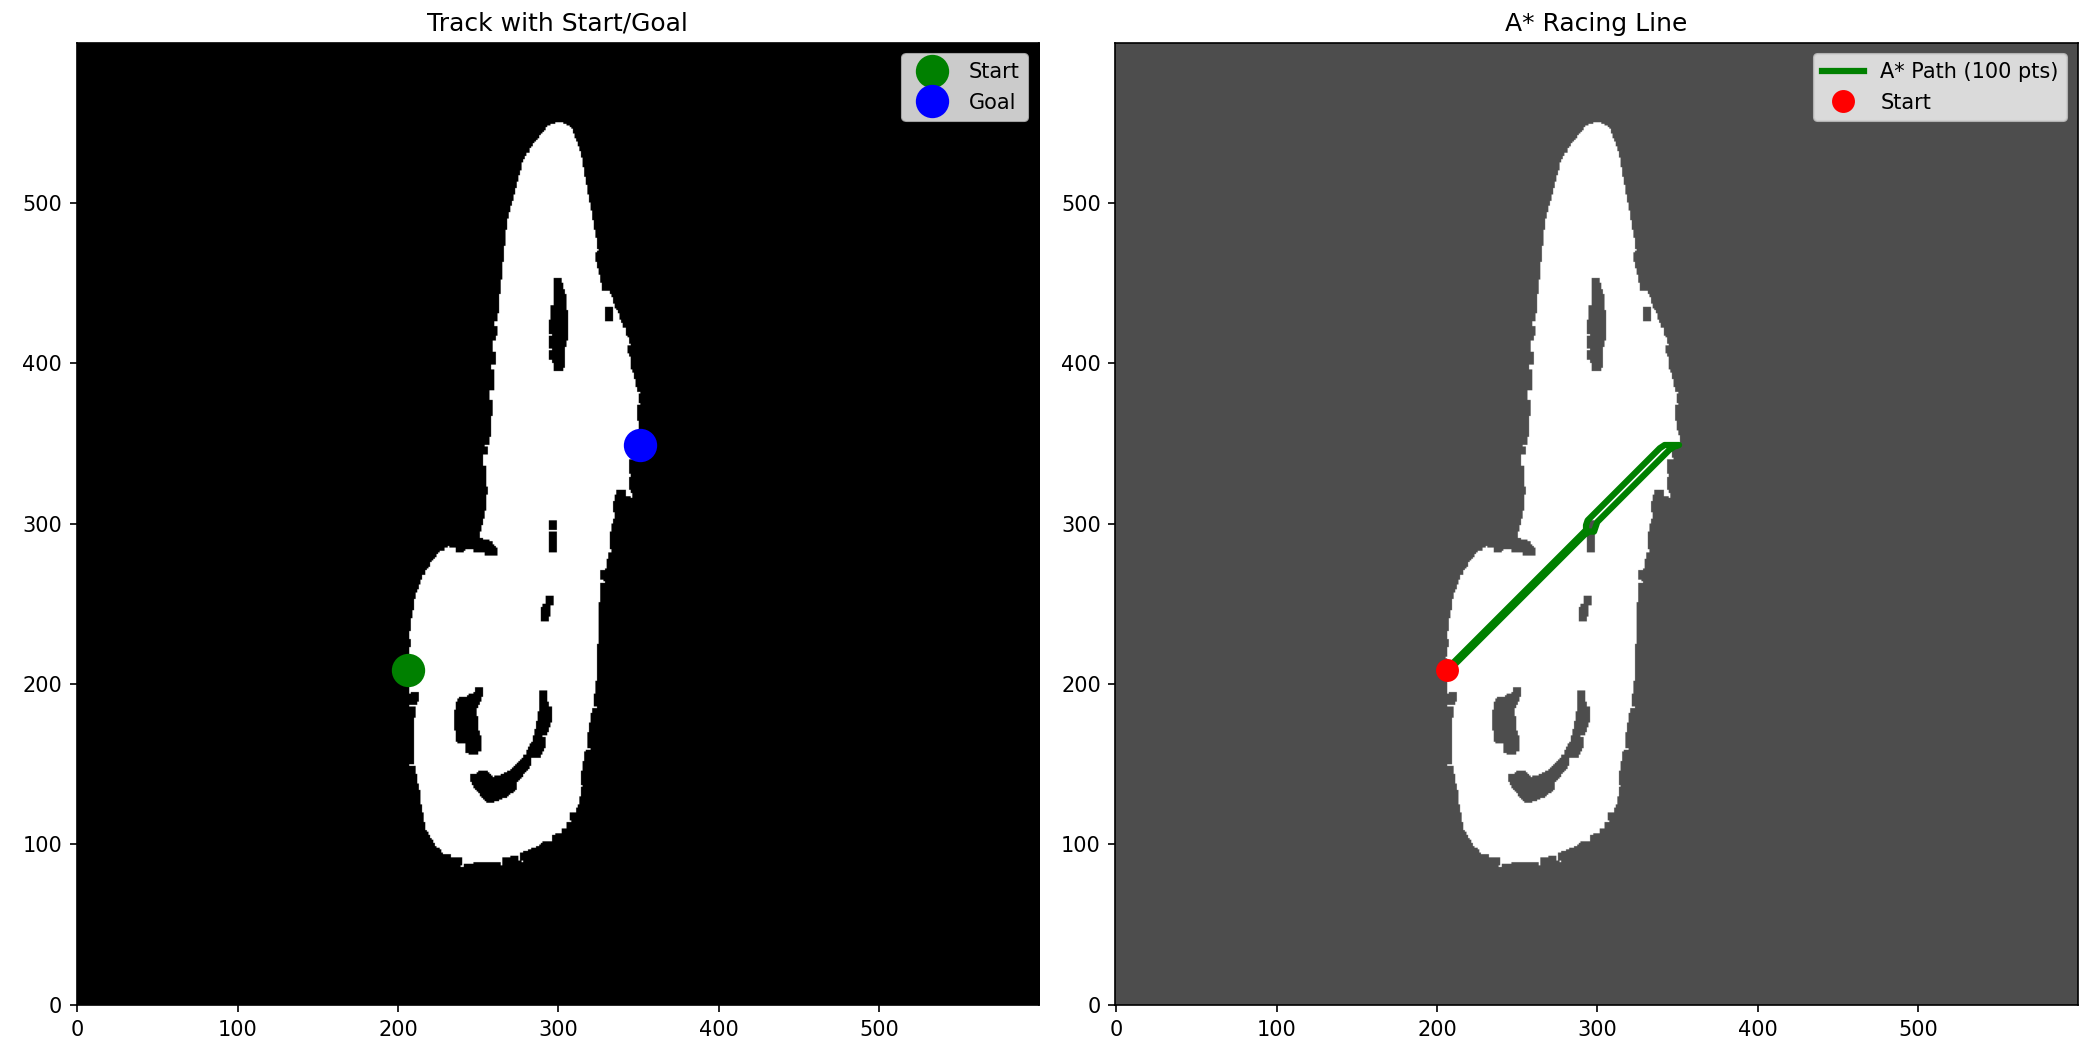

Reproduce this figure in Python.
#!/usr/bin/env python3
"""
Use A* pathfinding to find optimal path around the track!
"""
import numpy as np
import matplotlib.pyplot as plt
from scipy.ndimage import binary_closing
import json
from queue import PriorityQueue

print("Loading map...")
grid = np.load('track_map.npy')

with open('track_map_meta.json', 'r') as f:
    meta = json.load(f)

RESOLUTION = meta['resolution']
grid_origin_x = meta['origin_x']
grid_origin_y = meta['origin_y']

# Free space only
free_space = (grid == 0)
free_cleaned = binary_closing(free_space, np.ones((5, 5)))

print(f"Free space: {np.sum(free_cleaned)} cells")

# Find the track loop - get points along the outer edge
cy, cx = np.where(free_cleaned)

# Find a start point (leftmost point)
start_idx = np.argmin(cx)
start = (cy[start_idx], cx[start_idx])

# Find a goal point (rightmost point - opposite side of track)
goal_idx = np.argmax(cx)
goal = (cy[goal_idx], cx[goal_idx])

print(f"Start: {start}, Goal: {goal}")

# Simple A* to find path through free space
def heuristic(a, b):
    return abs(a[0] - b[0]) + abs(a[1] - b[1])

def astar(start, goal, free_map):
    frontier = PriorityQueue()
    frontier.put((0, start))
    came_from = {start: None}
    cost_so_far = {start: 0}
    
    while not frontier.empty():
        _, current = frontier.get()
        
        if current == goal:
            break
        
        # 8-connected neighbors
        for dy in [-1, 0, 1]:
            for dx in [-1, 0, 1]:
                if dy == 0 and dx == 0:
                    continue
                
                neighbor = (current[0] + dy, current[1] + dx)
                
                # Check bounds and if free
                if (0 <= neighbor[0] < free_map.shape[0] and 
                    0 <= neighbor[1] < free_map.shape[1] and
                    free_map[neighbor]):
                    
                    new_cost = cost_so_far[current] + 1
                    
                    if neighbor not in cost_so_far or new_cost < cost_so_far[neighbor]:
                        cost_so_far[neighbor] = new_cost
                        priority = new_cost + heuristic(goal, neighbor)
                        frontier.put((priority, neighbor))
                        came_from[neighbor] = current
    
    # Reconstruct path
    if goal not in came_from:
        return None
    
    path = []
    current = goal
    while current is not None:
        path.append(current)
        current = came_from[current]
    path.reverse()
    
    return path

print("Running A* pathfinding...")
path1 = astar(start, goal, free_cleaned)

if path1 is None:
    print("❌ No path found!")
    exit(1)

print(f"Found path with {len(path1)} points")

# Now find path back from goal to start (complete the loop)
print("Completing the loop...")
path2 = astar(goal, start, free_cleaned)

if path2:
    # Combine paths (remove duplicate at connection point)
    full_path = path1 + path2[1:]
else:
    full_path = path1

print(f"Full loop: {len(full_path)} points")

# Convert to world coordinates
gy, gx = zip(*full_path)
gy, gx = np.array(gy), np.array(gx)

wx = grid_origin_x + gx * RESOLUTION
wy = grid_origin_y + gy * RESOLUTION

# Subsample to 80-100 waypoints
target = 80
if len(wx) > target:
    step = len(wx) // target
    wx = wx[::step]
    wy = wy[::step]
    gx = gx[::step]
    gy = gy[::step]

waypoints = [[float(x), float(y)] for x, y in zip(wx, wy)]

print(f"✅ Final: {len(waypoints)} waypoints")

# Plot
fig, axes = plt.subplots(1, 2, figsize=(14, 7))

ax = axes[0]
ax.imshow(free_cleaned, cmap='gray', origin='lower')
ax.plot(start[1], start[0], 'go', markersize=15, label='Start')
ax.plot(goal[1], goal[0], 'bo', markersize=15, label='Goal')
ax.set_title('Track with Start/Goal')
ax.legend()

ax = axes[1]
ax.imshow(free_cleaned, cmap='gray', origin='lower', alpha=0.7)
ax.plot(gx, gy, 'g-', linewidth=3, label=f'A* Path ({len(waypoints)} pts)')
ax.plot(gx[0], gy[0], 'ro', markersize=10, label='Start')
ax.legend()
ax.set_title('A* Racing Line')

plt.tight_layout()
plt.savefig('centerline_astar.png', dpi=150)
print("\n💾 Saved centerline_astar.png")

with open('centerline_astar.json', 'w') as f:
    json.dump({'waypoints': waypoints, 'num_waypoints': len(waypoints)}, f, indent=2)
print("💾 Saved centerline_astar.json")

plt.show()

print("\n✅ A* guarantees path stays on track!")
print("If this looks good, I'll add it to track_mapper.py")

